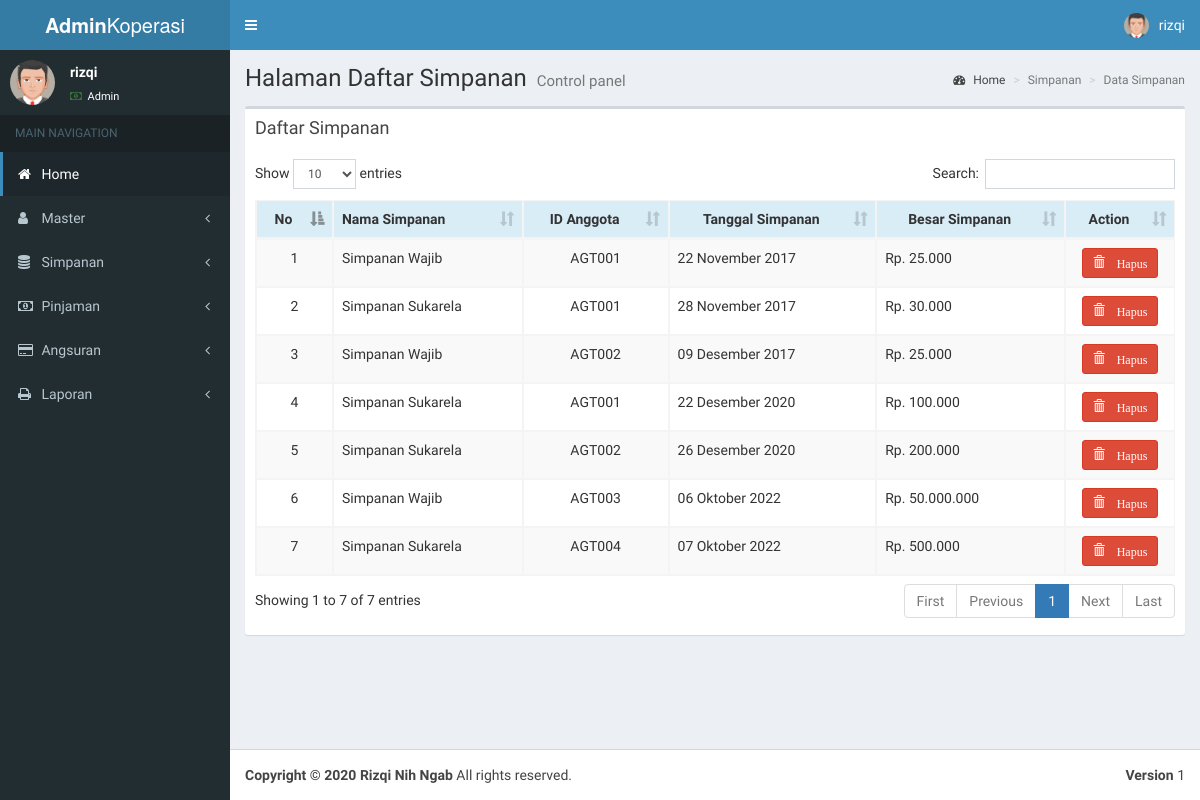
/page-simpanan.php (signed in), run on the app's committed database.
### tables this page shows
CREATE TABLE `simpanan` (
  `id_simpanan` int NOT NULL,
  `nm_simpanan` varchar(20) DEFAULT NULL,
  `id_anggota` varchar(11) DEFAULT NULL,
  `tgl_simpanan` date DEFAULT NULL,
  `besar_simpanan` bigint DEFAULT NULL,
  `ket_simpanan` text,
  `bln` varchar(2) NOT NULL
);

### funct.php (called while the page is built)
<?php
function numberrupiah($values)
{
	$format_angka = number_format($values, "0", ",", ".");
	return "Rp".'. '.$format_angka;
}
function TanggalIndo($date){
	$BulanIndo = array("Januari", "Februari", "Maret", "April", "Mei", "Juni", "Juli", "Agustus", "September", "Oktober", "November", "Desember");
	$tahun = substr($date, 0, 4);
	$bulan = substr($date, 5, 2);
	$tgl   = substr($date, 8, 2);
	$result = $tgl . " " . $BulanIndo[(int)$bulan-1] . " ". $tahun;
	return($result);
}
?>

### main-simpanan.php (the view, shortened to what this page needs)
<?php include 'koneksi.php';
include 'funct.php';
?>
<div class="content-wrapper">
  <section class="content-header">
    <h1>
      Halaman Daftar Simpanan
      <small>Control panel</small>
    </h1>
    <ol class="breadcrumb">
      <li><a href="index.php"><i class="fa fa-dashboard"></i> Home</a></li>
      <li class="active">Simpanan</li>
      <li class="active">Data Simpanan</li>
    </ol>
  </section>
  <section class="content">
    <div class="box">
      <div class="box-header">
        <h3 class="box-title">Daftar Simpanan</h3>
      </div>
      <div class="box-body">
        <?php
        $sql = mysqli_query($conn, "SELECT * FROM simpanan WHERE NOT nm_simpanan = 'Simpanan Pokok'");
        ?>
        <table id="dataTable" class="table table-bordered table-striped">
          <thead>
            <tr class="info">
              <th>
                <center>No</center>
              </th>
              <th>Nama Simpanan</th>
              <th>
                <center>ID Anggota</center>
              </th>
              <th>
                <center>Tanggal Simpanan</center>
              </th>
              <th>
                <center>Besar Simpanan</center>
              </th>
              <th>
                <center>Action</center>
              </th>
            </tr>
          </thead>
          <tbody>
            <tr>
              <?php
              $no = 1;
              while ($data = mysqli_fetch_array($sql)) {
              ?>
              <td>
                <center>
                  <?php echo $no; ?>
                </center>
              </td>
              <td>
                <?php echo $data['nm_simpanan']; ?>
              </td>
              <td>
                <center>
                  <?php echo $data['id_anggota']; ?>
                </center>
              </td>
              <td>
                <?php echo TanggalIndo($data['tgl_simpanan']); ?>
              </td>
              <td>
                <?php echo numberrupiah($data['besar_simpanan']) ?>
              </td>
              <td>
                <center>
                  <a href="proses.php?id_simpanan=<?php echo $data['id_simpanan']; ?>&reqs=dell"
                    title="Hapus Simpanan Ini" class="btn btn-danger btn-sm"
                    onClick="konfirmasi();"><span class="glyphicon glyphicon-trash">
                      Hapus</span> </a>
                </center>
              </td>
            </tr>
            <?php
                $no++;
              }
              ?>
          </tbody>
        </table>
      </div>
    </div>
  </section>
</div>

### data on the page
simpanan: nm_simpanan "Simpanan Wajib", id_anggota "AGT001", tgl_simpanan "22 November 2017", besar_simpanan "Rp. 25.000"
simpanan: nm_simpanan "Simpanan Sukarela", id_anggota "AGT001", tgl_simpanan "28 November 2017", besar_simpanan "Rp. 30.000"
simpanan: nm_simpanan "Simpanan Wajib", id_anggota "AGT002", tgl_simpanan "09 Desember 2017", besar_simpanan "Rp. 25.000"
simpanan: nm_simpanan "Simpanan Sukarela", id_anggota "AGT001", tgl_simpanan "22 Desember 2020", besar_simpanan "Rp. 100.000"
simpanan: nm_simpanan "Simpanan Sukarela", id_anggota "AGT002", tgl_simpanan "26 Desember 2020", besar_simpanan "Rp. 200.000"
simpanan: nm_simpanan "Simpanan Wajib", id_anggota "AGT003", tgl_simpanan "06 Oktober 2022", besar_simpanan "Rp. 50.000.000"
simpanan: nm_simpanan "Simpanan Sukarela", id_anggota "AGT004", tgl_simpanan "07 Oktober 2022", besar_simpanan "Rp. 500.000"

### other printed values
$data_username "rizqi"
